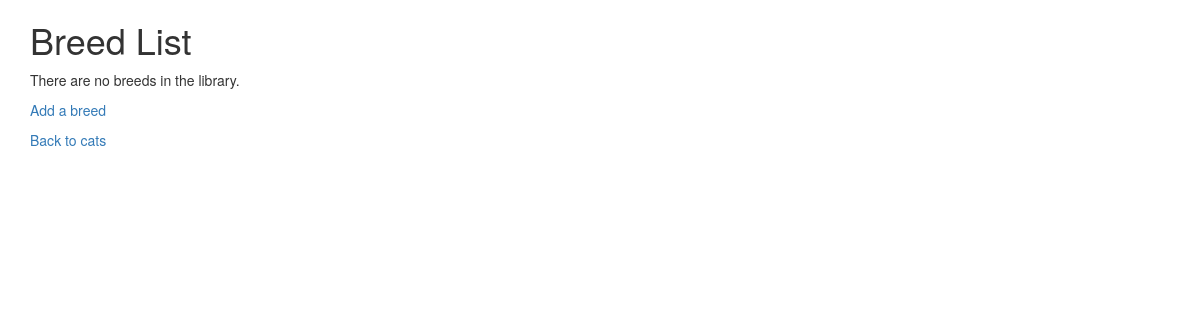
The app's page /cats/breed/ (signed in), older data.
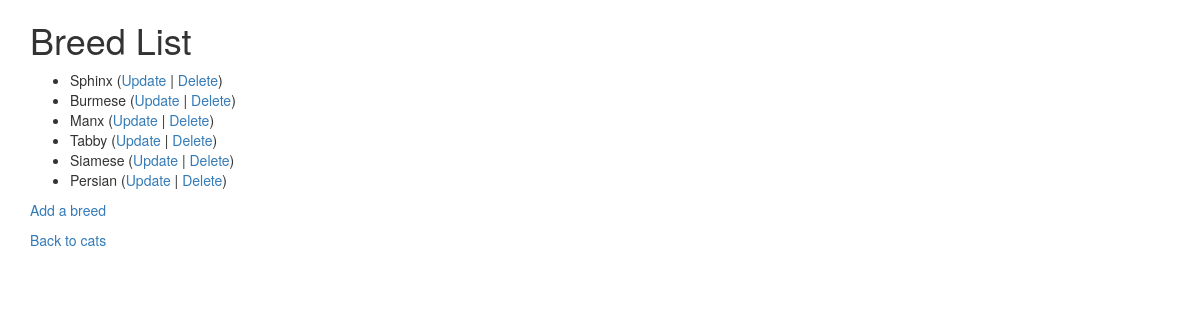
The same page, newer data.
### cats/models.py (models this page shows, shortened)
class Breed(models.Model):
    name = models.CharField(
        max_length=200,
        validators=[MinLengthValidator(2, 'Breed must be greater than 1 character.')]
    )

### cats/views.py (the view)
# urls.py: path('breed/', views.BreedView.as_view(), name='breed_list'),
class BreedView(LoginRequiredMixin, View):
    def get(self, request):
        ml = Breed.objects.all()
        ctx = {'breed_list': ml}
        return render(request, 'cats/breed_list.html', ctx)

### cats/templates/cats/breed_list.html
{% extends "base_bootstrap.html" %}
{% block content %}
    <h1>Breed List</h1>
    {% if breed_list %}
        <ul>
            {% for breed in breed_list %}
            <li>
                {{ breed.name }}
                (<a href="{% url 'cats:breed_update' breed.id %}">Update</a> |
                <a href="{% url 'cats:breed_delete' breed.id %}">Delete</a>)
            </li>
            {% endfor %}
        </ul>
    {% else %}
        <p>There are no breeds in the library.</p>
    {% endif %}
    <p>
        <a href="{% url 'cats:breed_create' %}">Add a breed</a>
    </p>
    <p>
        <a href="{% url 'cats:cat_list' %}">Back to cats</a>
    </p>
{% endblock %}

### home/templates/base_bootstrap.html (shortened to what this page needs)
<!DOCTYPE html>
<html>
<head>
    <link
        rel="stylesheet"
        href="https://maxcdn.bootstrapcdn.com/bootstrap/3.4.0/css/bootstrap.min.css"
    >
    <link
        rel="stylesheet"
        href="https://maxcdn.bootstrapcdn.com/bootstrap/3.4.0/css/bootstrap-theme.min.css"
    >
    <link
        rel="stylesheet"
        href="https://code.jquery.com/ui/1.12.1/themes/ui-lightness/jquery-ui.css"
    >
    <link rel="stylesheet" href="https://use.fontawesome.com/releases/v5.8.1/css/all.css">
    <link rel="stylesheet" href="https://use.fontawesome.com/releases/v5.8.1/css/v4-shims.css">
</head>
<body>
    <div class="container">
        {% block content %}
        {% endblock %}
    </div>
</body>
</html>

Row changes from the older to the newer data that the page shows:
added Breed: name "Sphinx"
added Breed: name "Burmese"
added Breed: name "Manx"
added Breed: name "Tabby"
added Breed: name "Siamese"
added Breed: name "Persian"
Text that changed along with them:
text no longer shown: "There are no breeds in the library."
